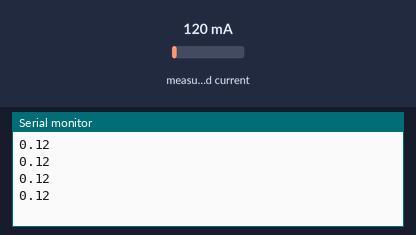
Bench run of a sketch on a simulated Arduino Uno, built with avr-gcc and run on an emulated ATmega328P. Parts: the last lines printed to the serial monitor. The inputs (shaded band) are chosen by the test bench; at power-on: measured current 120 mA.

Above: at 1.2 s.
1.3 s: measured current set to 40 mA
At 1.52 s:
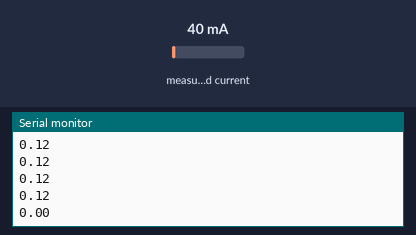
2.8 s: measured current set to 500 mA
At 2.81 s:
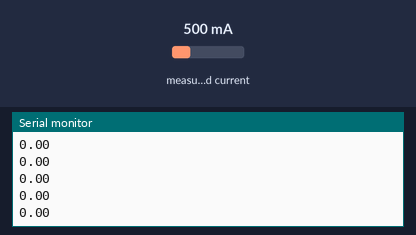
Timing chart, 0 to 5.8 s (numbered marks = the images above; inputs shaded):
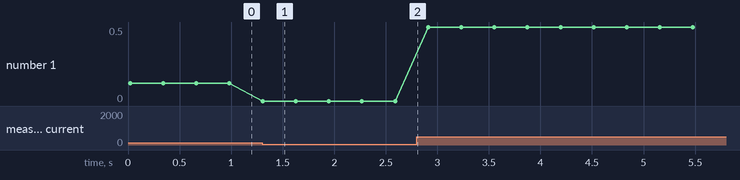

Measured:
- after the input at 1.3 s, the serial monitor: prints a new line at once (image 1)
- plotted number 1: 0.12 → 0 after the input at 1.3 s, 0 → 0.5 after the input at 2.8 s

The sketch:

CAES_CURRENT.ino
```cpp
/*ACS712 Current Sensor Demo
   By miliohm.com
*/
#include "ACS712.h"
ACS712 sensor(ACS712_05B, A5);
//ACS712_20A sensor(ACS712_05B, A3);
//ACS712_30A sensor(ACS712_05B, A3);
void setup() {
  Serial.begin(9600);
  sensor.calibrate();
}
void loop() {
  float I = sensor.getCurrentAC();
//ignoring the value below 0.09
  if (I < 0.09) {
    I = 0;
  }
  Serial.println( I);
  delay(300);
}
```
